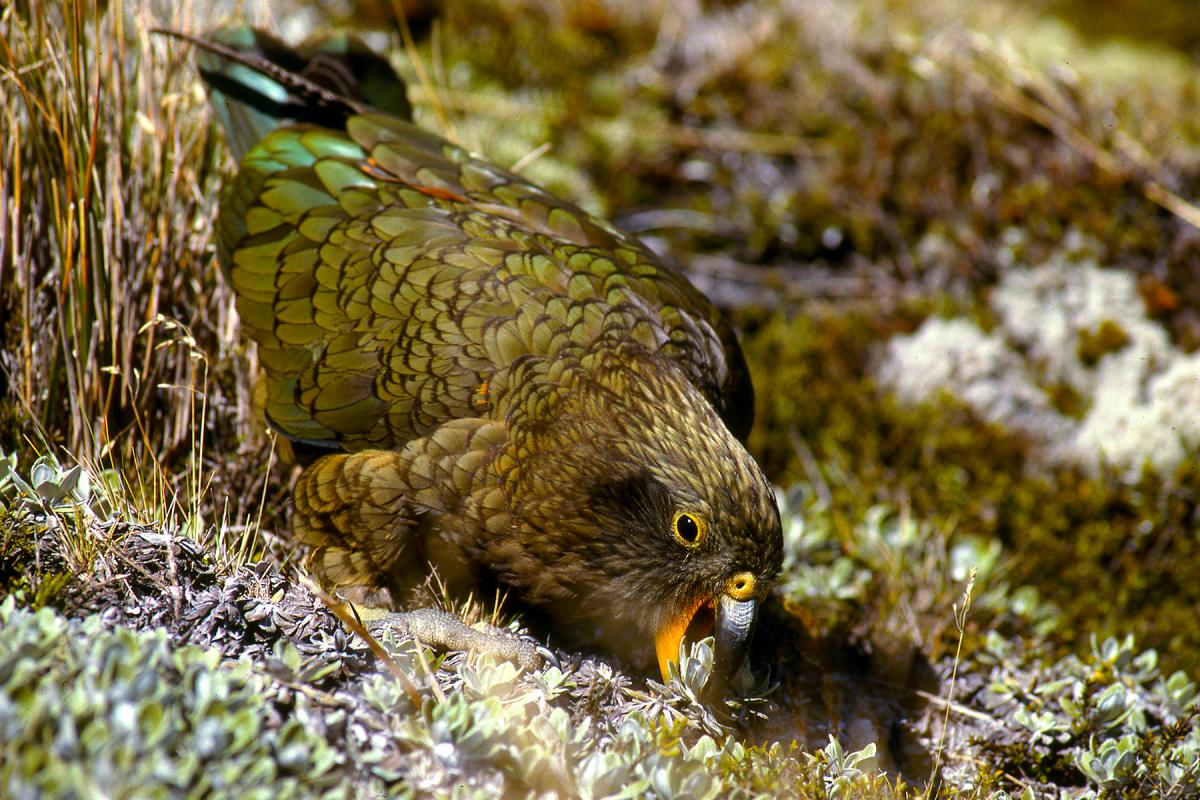
#> input picture images/inquiline_kea.jpg, 1200 x 800 px
$ jupyter execute --allow-errors image_steganography.ipynb
#> lines starting #> are read from the running program, lines starting #| are printed output that depends on the picture
# Image Steganography

## Steps included ->

- Convert hidden message to binary
- Extract the lowest bit plane
- Mix the decoded message into the lowest bit plane
- Add the decode bit plane back to the original image
- Decode the image

[cell 1]
import cv2
import numpy as np
import matplotlib.pyplot as plt

[cell 2]
img_path = "images/inquiline_kea.jpg"
img = cv2.imread(img_path)
#> img is the input picture: shape (800, 1200, 3); mean B, G, R 64.3, 102.9, 117.5
print(np.binary_repr(65, width=8)) # converts to binary representation

[cell 3]
img.shape
#> Out = (800, 1200, 3)

[cell 4]
#edited = plt.imshow(img[:,:,::-1], cmap="gray")  # rgb channels are reversed
# opencv uses bgr by default
#edited
edited = img[:,:,::-1]

plt.subplot(1, 2, 1)
plt.imshow(img)
plt.title("original rgb")
plt.axis('off')

plt.subplot(1, 2, 2)
plt.imshow(edited)
plt.title("edited bgr")
plt.axis('off')

plt.show()
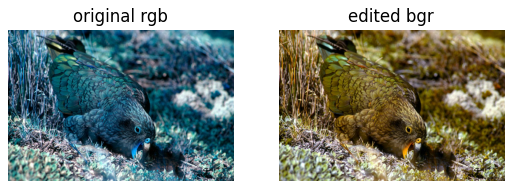
#> figure drawn by matplotlib, 2 panels; B, G, R data is drawn as R, G, B

[cell 5]
edited.shape
#> Out = (800, 1200, 3)

# make sure the shape is height, width, 3 (3 is the num of channels)

[cell 6]
# we will be using any one channel (in this case, only green channel)
b,g,r = cv2.split(img)
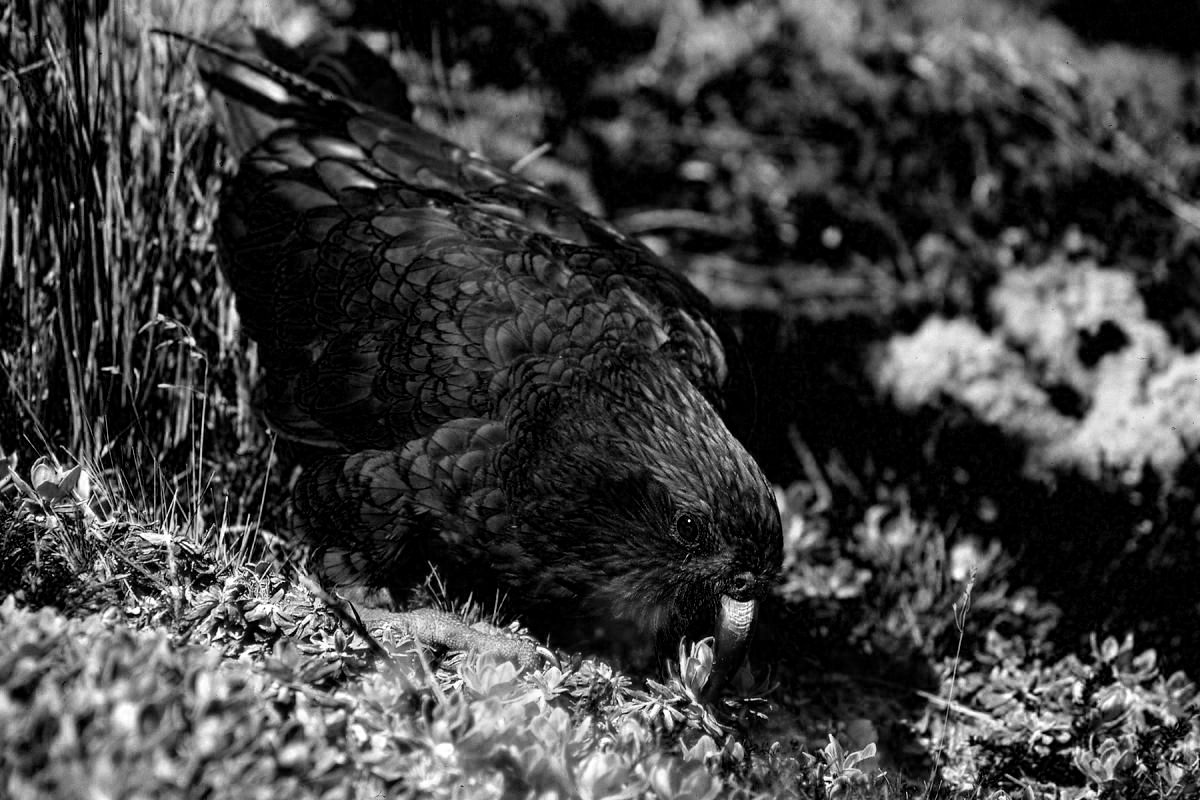
#> b: shape (800, 1200); min 0, max 255, mean 64.3
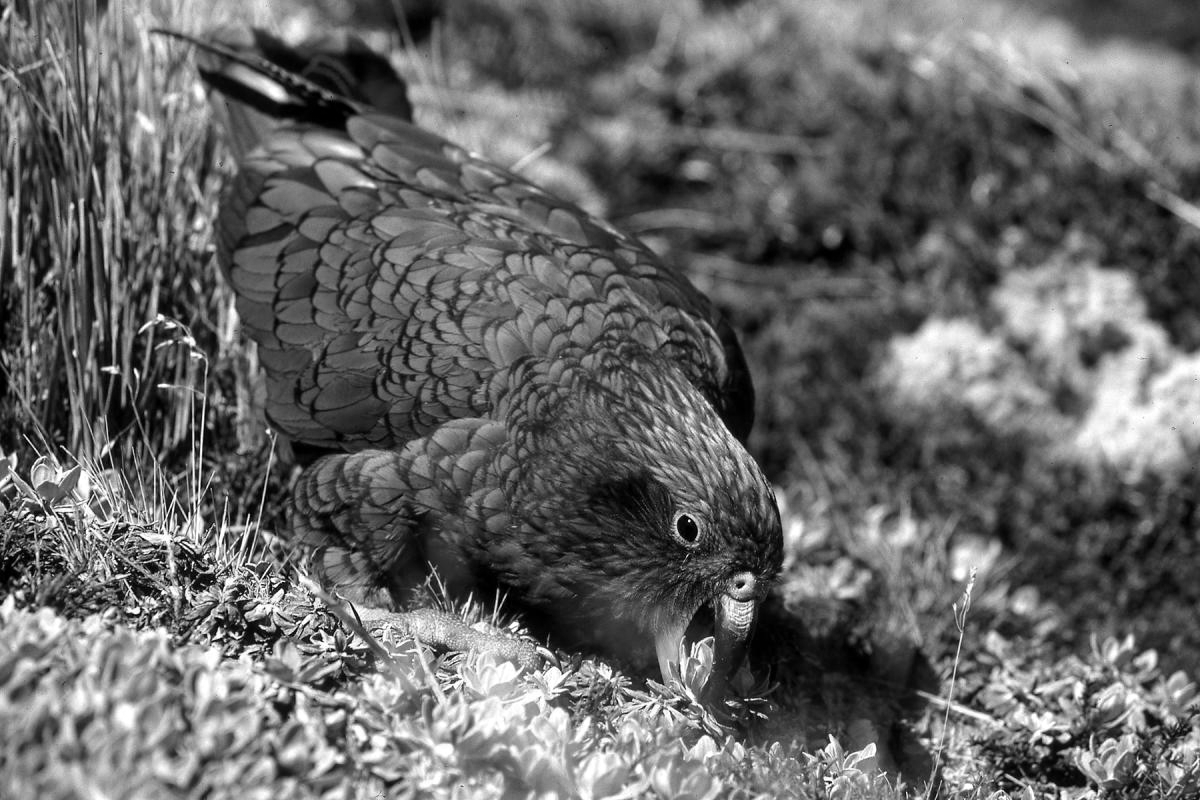
#> g: shape (800, 1200); min 0, max 255, mean 102.9
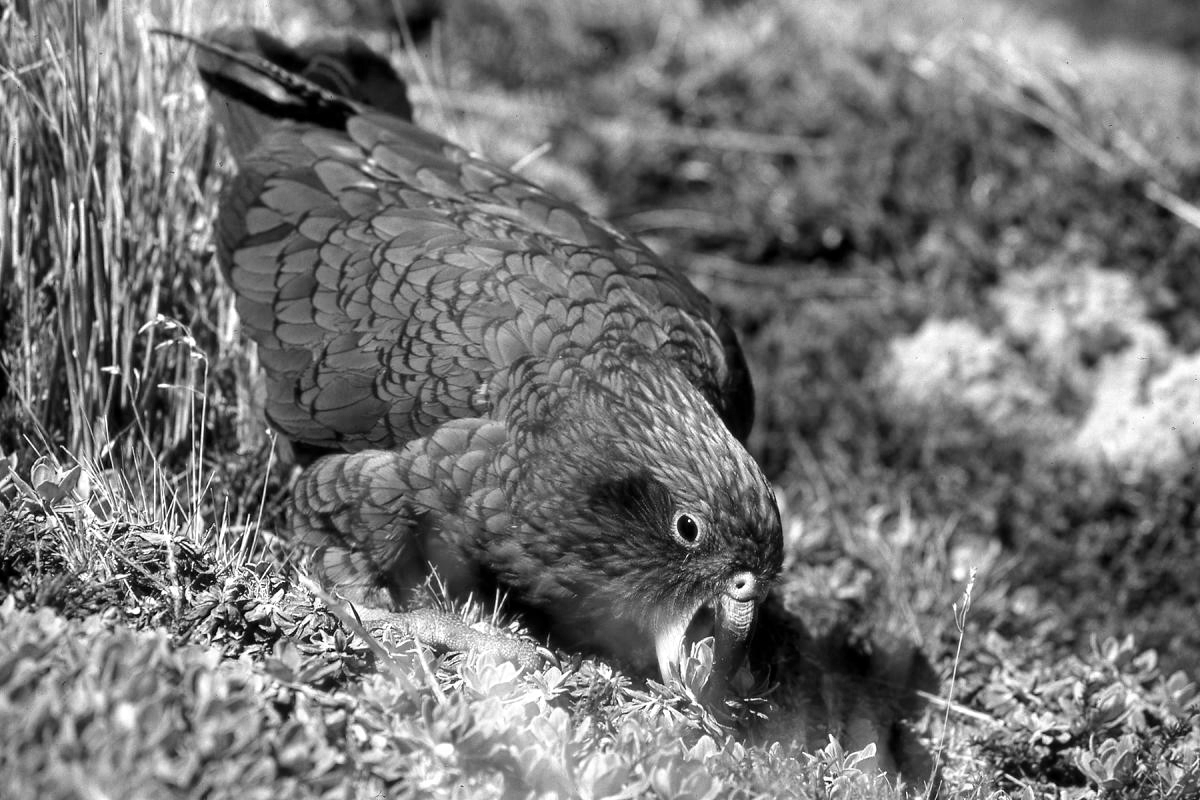
#> r: shape (800, 1200); min 0, max 255, mean 117.5

## Convert hidden message into binary

[cell 7]
def hidden_message_to_binary(hidden_message, end_character="!"): #end character marks when hidden message ends
    """
    Converts the hidden message to binary format
    hidden_message (string): the message to be encoded
    end character (character): the character which describes the end of sentence (Default is "!")
    """
    # append the end character
    hidden_message = hidden_message + end_character

    # convert the characters to their ascii values (as numbers)
    ascii_values = list(hidden_message.encode("ascii"))

    # convert the ascii values (numbers) to binary representation
    hidden_message_binary = c
    # join the elements in the list to form a string
    hidden_message_binary = "".join([np.binary_repr(ascii_code, width=8) for ascii_code in ascii_values])

    # convert it to a numpy array of dtype "int64"
    hidden_message_binary= np.array(list(hidden_message_binary), dtype="int64")

    return hidden_message_binary

[cell 8]
short_msg = "lain"
short_msg.encode("ascii")
list(short_msg.encode("ascii")) # returns a list of ascii values

[cell 9]
# test the above function

sample_hidden_message = "A stressed-out businessman was running past a crowd of pigeons at 133% speed. Or, from our perspective: a normal-speed businessman was running past a crowd of pigeons, that were flying away at 75% speed."

#> (the rest of this cell did not finish here and is left out)

[cell 10]
print("Length of input sentence - ", len(sample_hidden_message))
#> (the rest of this cell did not finish here and is left out)

## 2) Extract the lowest bit plane

[cell 11]
def bitPlaneSlicing(img, bit_plane):
    """
    img: gray scale image as input
    bit_plane: sliced place desired, also given as output
          1 -> least significant bit plane
          8 -> most significant bit plane
    """
    dec = np.binary_repr(img, width = 8) # img size is 300 x 400; with 8 bits
    # binary representation is applied per pixel per layer


    # 8 - bit_plane calculates which plane to extract, plane 8 should be the least significant,
    # represented by the index of 7
    # extracts the layer
    # str -> int format

    return int(dec[8-bit_plane])

bitPlaneSlicingVec = np.vectorize(bitPlaneSlicing)

[cell 12]
# extracting the lowest bit plane out of the green channel of the image
l_plane = bitPlaneSlicingVec(g, 1)
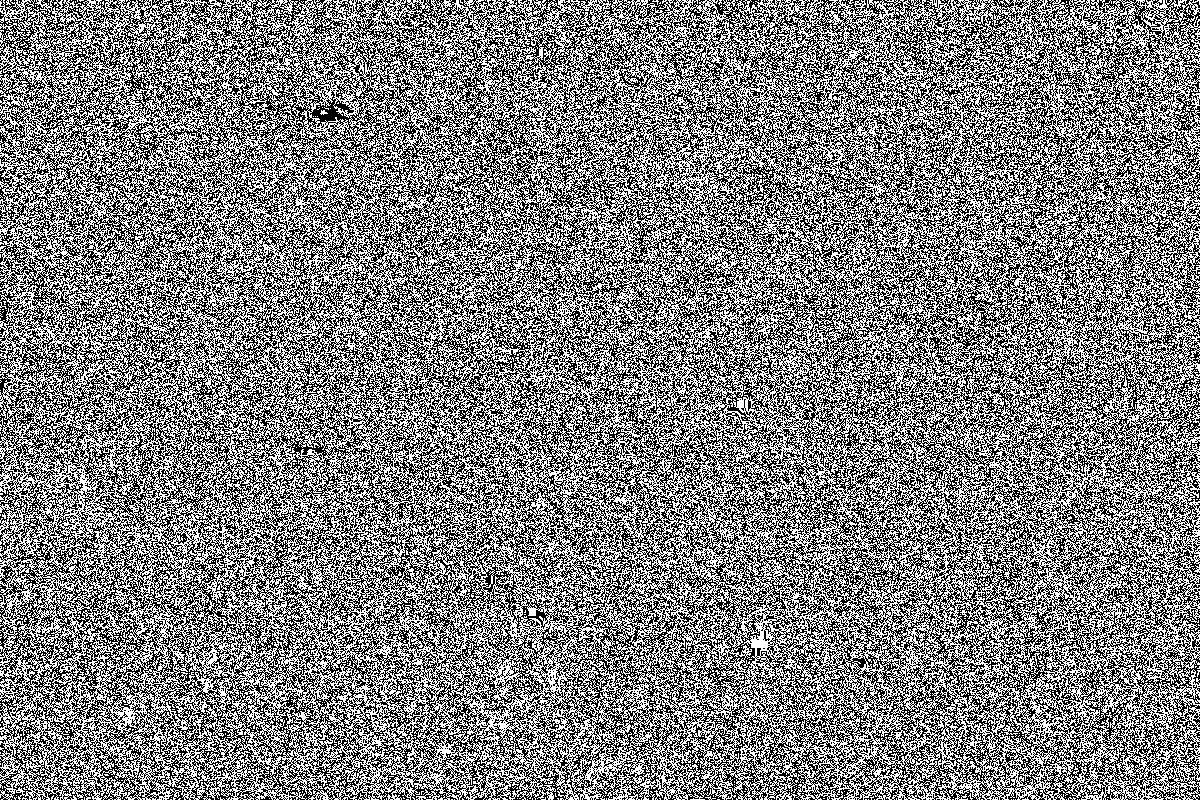
#> l_plane: shape (800, 1200) int64; values 0 (black) and 1 (white), 50.1% white; black in thin lines or dots

[cell 13]
l_plane.shape
#> Out = (800, 1200)
